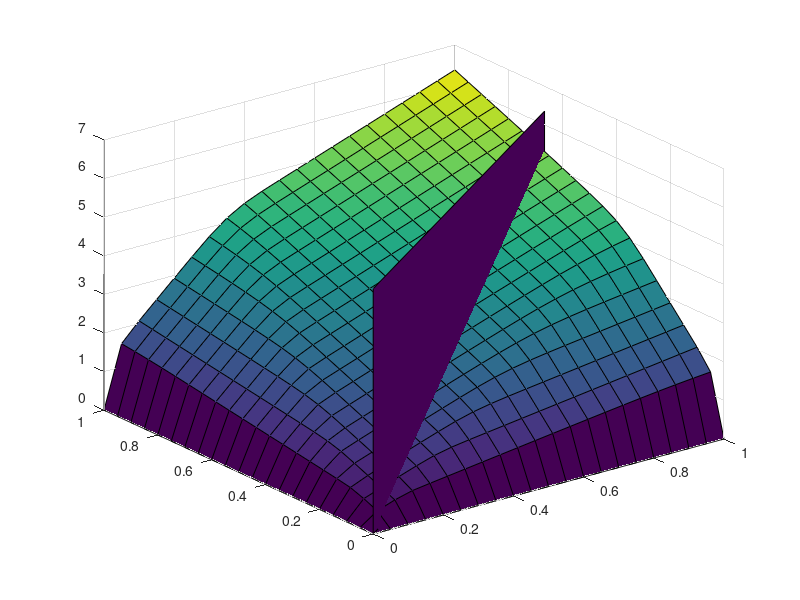

Reproduce this figure in MATLAB.
% this script shows that (minus) the expected shortfall is a concave and homogeneous index of satisfaction
% see "Risk and Asset Allocation" - Springer (2005), by A. Meucci

clear;  close all;  clc;

%%%%%%%%%%%%%%%%%%%%%%%%%%%%%%%%%%%%%%%%%%%%%%%%%%%%%%%%%%%%%%%%%%%%%%%%%%%%%%%%%%%%%%%%%%%%%%%%%%%%%%%%%%%%%%%%%%%%%%%
% inputs (discrete market)
%%%%%%%%%%%%%%%%%%%%%%%%%%%%%%%%%%%%%%%%%%%%%%%%%%%%%%%%%%%%%%%%%%%%%%%%%%%%%%%%%%%%%%%%%%%%%%%%%%%%%%%%%%%%%%%%%%%%%%%
% market parameters
Rho=-.99;
df=10;
G=20;

NumSimulations=10000;

Confidence=.3;

Line=2/3; % radial line for homogeneity check
%%%%%%%%%%%%%%%%%%%%%%%%%%%%%%%%%%%%%%%%%%%%%%%%%%%%%%%%%%%%%%%%%%%%%%%%%%%%%%%%%%%%%%%%%%%%%%%%%%%%%%%%%%%%%%%%%%%%%%
% process data
%%%%%%%%%%%%%%%%%%%%%%%%%%%%%%%%%%%%%%%%%%%%%%%%%%%%%%%%%%%%%%%%%%%%%%%%%%%%%%%%%%%%%%%%%%%%%%%%%%%%%%%%%%%%%%%%%%%%%%
Sigma=[1 Rho; Rho 1];
A = chol(Sigma);
R_1 = unidrnd(G,NumSimulations/2,1)-(G+1)/2;
R_1 = [R_1
    -R_1];
R_2=mvtrnd(1,df,NumSimulations/2);
R_2 = [R_2
    - R_2];
R=[R_1 R_2]*A;
Prices=exp(R);

Alpha_1s=[0:.05:1];
Alpha_2s=[0:.05:1];
ES=zeros(length(Alpha_1s),length(Alpha_2s));
Index=round(Confidence*NumSimulations);
for n=1:length(Alpha_1s)
    Countdown = length(Alpha_1s)-n
    for m=1:length(Alpha_2s)
        Alpha=[Alpha_1s(n); Alpha_2s(m)];
        Portfolio=Prices*Alpha;
        Sort_Portfolio=sort(Portfolio);
        ES(n,m)=mean(Sort_Portfolio(1:Index));
    end
end

[ALPHA_1s,ALPHA_2s] = meshgrid(Alpha_1s,Alpha_2s);

figure
hf=surf(ALPHA_1s,ALPHA_2s,ES');
% plot plane for radial allocation
a1=[Alpha_1s(1) Alpha_1s(1) Alpha_1s(end) Alpha_1s(end)];
a2=Line*a1;
Zz=[0 max(max(ES)) max(max(ES)) 0];
hold on
h=fill3(a1,a2,Zz,Zz);
grid on